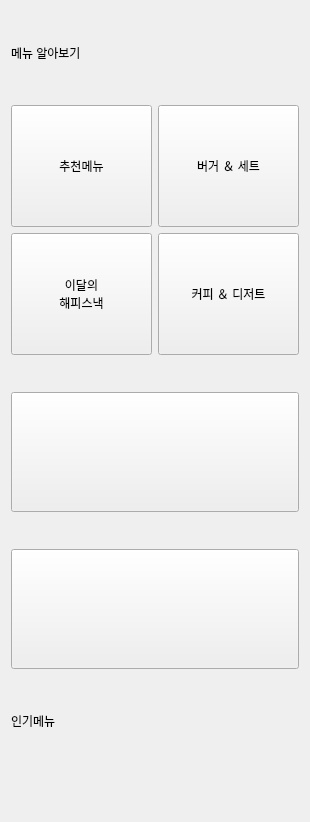
                   <widget class="QWidget" name="scrollAreaWidgetContents">
                    <property name="geometry">
                     <rect>
                      <x>0</x>
                      <y>0</y>
                      <width>310</width>
                      <height>818</height>
                     </rect>
                    </property>
                    <layout class="QVBoxLayout" name="verticalLayout_25">
                     <item>
                      <widget class="QWidget" name="widget_3" native="true">
                       <property name="minimumSize">
                        <size>
                         <width>0</width>
                         <height>800</height>
                        </size>
                       </property>
                       <layout class="QVBoxLayout" name="verticalLayout_24">
                        <property name="spacing">
                         <number>10</number>
                        </property>
                        <property name="leftMargin">
                         <number>0</number>
                        </property>
                        <property name="topMargin">
                         <number>0</number>
                        </property>
                        <property name="rightMargin">
                         <number>0</number>
                        </property>
                        <property name="bottomMargin">
                         <number>0</number>
                        </property>
                        <item>
                         <widget class="QLabel" name="label_home_1_title">
                          <property name="maximumSize">
                           <size>
                            <width>16777215</width>
                            <height>30</height>
                           </size>
                          </property>
                          <property name="text">
                           <string>메뉴 알아보기</string>
                          </property>
                         </widget>
                        </item>
                        <item>
                         <widget class="QWidget" name="widget_21" native="true">
                          <property name="maximumSize">
                           <size>
                            <width>16777215</width>
                            <height>250</height>
                           </size>
                          </property>
                          <property name="styleSheet">
                           <string notr="true">font: 16pt &quot;배달의민족 도현&quot;;</string>
                          </property>
                          <layout class="QGridLayout" name="gridLayout">
                           <property name="leftMargin">
                            <number>0</number>
                           </property>
                           <property name="topMargin">
                            <number>0</number>
                           </property>
                           <property name="rightMargin">
                            <number>0</number>
                           </property>
                           <property name="bottomMargin">
                            <number>0</number>
                           </property>
                           <property name="horizontalSpacing">
                            <number>0</number>
                           </property>
                           <item row="1" column="2">
                            <widget class="QPushButton" name="btn_home_coffee">
                             <property name="sizePolicy">
                              <sizepolicy hsizetype="Expanding" vsizetype="Expanding">
                               <horstretch>0</horstretch>
                               <verstretch>0</verstretch>
                              </sizepolicy>
                             </property>
                             <property name="layoutDirection">
                              <enum>Qt::RightToLeft</enum>
                             </property>
                             <property name="text">
                              <string>커피 ＆ 디저트</string>
                             </property>
                             <property name="icon">
                              <iconset>
                               <normaloff>../src/coffee_cup.svg</normaloff>../src/coffee_cup.svg</iconset>
                             </property>
                             <property name="iconSize">
                              <size>
                               <width>30</width>
                               <height>30</height>
                              </size>
                             </property>
                            </widget>
                           </item>
                           <item row="1" column="0">
                            <widget class="QPushButton" name="btn_home_happy_snack">
                             <property name="sizePolicy">
                              <sizepolicy hsizetype="Expanding" vsizetype="Expanding">
                               <horstretch>0</horstretch>
                               <verstretch>0</verstretch>
                              </sizepolicy>
                             </property>
                             <property name="layoutDirection">
                              <enum>Qt::RightToLeft</enum>
                             </property>
                             <property name="text">
                              <string>이달의
해피스낵</string>
                             </property>
                             <property name="icon">
                              <iconset>
                               <normaloff>../src/happy_con.svg</normaloff>../src/happy_con.svg</iconset>
                             </property>
                             <property name="iconSize">
                              <size>
                               <width>30</width>
                               <height>30</height>
                              </size>
                             </property>
                            </widget>
                           </item>
                           <item row="0" column="0">
                            <widget class="QPushButton" name="btn_home_recommend">
                             <property name="sizePolicy">
                              <sizepolicy hsizetype="Expanding" vsizetype="Expanding">
                               <horstretch>0</horstretch>
                               <verstretch>0</verstretch>
                              </sizepolicy>
                             </property>
                             <property name="layoutDirection">
                              <enum>Qt::RightToLeft</enum>
                             </property>
                             <property name="text">
                              <string>추천메뉴</string>
                             </property>
                             <property name="icon">
                              <iconset>
                               <normaloff>../src/star_con.svg</normaloff>../src/star_con.svg</iconset>
                             </property>
                             <property name="iconSize">
                              <size>
                               <width>30</width>
                               <height>30</height>
                              </size>
                             </property>
                            </widget>
                           </item>
                           <item row="0" column="1">
                            <spacer name="horizontalSpacer_6">
                             <property name="orientation">
                              <enum>Qt::Horizontal</enum>
                             </property>
                             <property name="sizeType">
                              <enum>QSizePolicy::Fixed</enum>
                             </property>
                             <property name="sizeHint" stdset="0">
                              <size>
                               <width>6</width>
                               <height>20</height>
                              </size>
                             </property>
                            </spacer>
                           </item>
                           <item row="0" column="2">
                            <widget class="QPushButton" name="btn_home_burger">
                             <property name="sizePolicy">
                              <sizepolicy hsizetype="Expanding" vsizetype="Expanding">
                               <horstretch>0</horstretch>
                               <verstretch>0</verstretch>
                              </sizepolicy>
                             </property>
                             <property name="layoutDirection">
                              <enum>Qt::RightToLeft</enum>
                             </property>
                             <property name="text">
                              <string>버거 ＆ 세트</string>
                             </property>
                             <property name="icon">
                              <iconset>
                               <normaloff>../src/burger_2.svg</normaloff>../src/burger_2.svg</iconset>
                             </property>
                             <property name="iconSize">
                              <size>
                               <width>30</width>
                               <height>30</height>
                              </size>
                             </property>
                            </widget>
                           </item>
                          </layout>
                         </widget>
                        </item>
                        <item>
                         <widget class="QPushButton" name="btn_season_ad_1">
                          <property name="minimumSize">
                           <size>
                            <width>0</width>
                            <height>80</height>
                           </size>
                          </property>
                          <property name="maximumSize">
                           <size>
                            <width>16777215</width>
                            <height>120</height>
                           </size>
                          </property>
                          <property name="text">
                           <string/>
                          </property>
                          <property name="autoRepeat">
                           <bool>false</bool>
                          </property>
                         </widget>
                        </item>
                        <item>
                         <widget class="QPushButton" name="btn_season_ad_2">
                          <property name="minimumSize">
                           <size>
                            <width>0</width>
                            <height>80</height>
                           </size>
                          </property>
                          <property name="maximumSize">
                           <size>
                            <width>16777215</width>
                            <height>120</height>
                           </size>
                          </property>
                          <property name="text">
                           <string/>
                          </property>
                         </widget>
                        </item>
                        <item>
                         <widget class="QLabel" name="label_home_2_title">
                          <property name="maximumSize">
                           <size>
                            <width>16777215</width>
                            <height>30</height>
                           </size>
                          </property>
                          <property name="text">
                           <string>인기메뉴</string>
                          </property>
                         </widget>
                        </item>
                        <item>
                         <widget class="QWidget" name="widget_carusel_menu_1" native="true">
                          <property name="maximumSize">
                           <size>
                            <width>16777215</width>
                            <height>10</height>
                           </size>
                          </property>
                         </widget>
                        </item>
                       </layout>
                      </widget>
                     </item>
                    </layout>
                   </widget>
